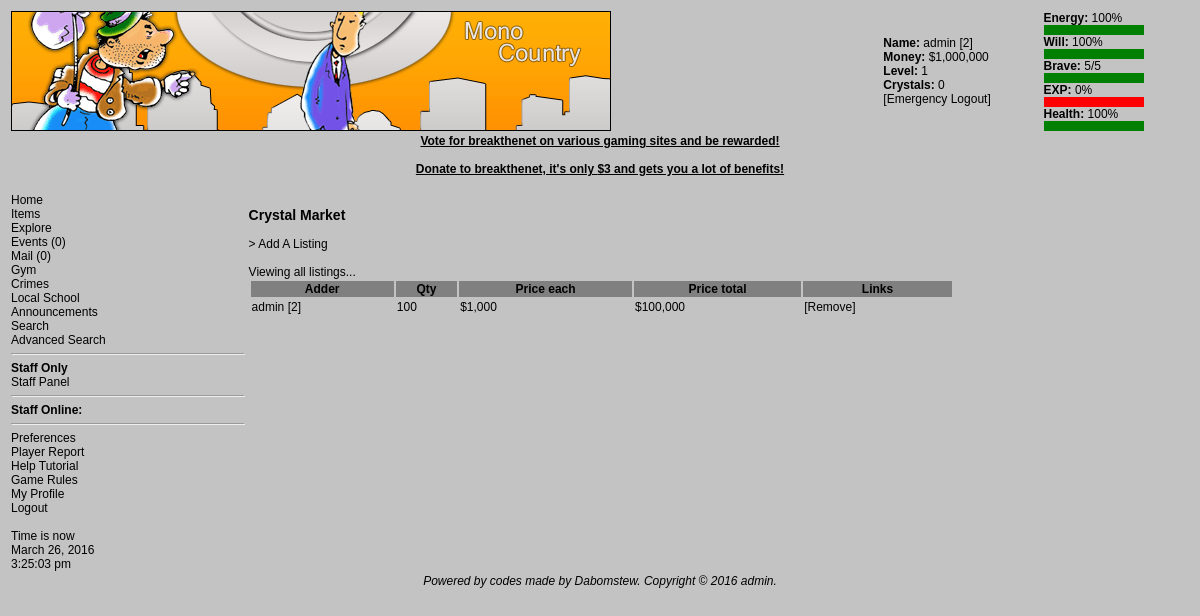
The page /cmarket.php (signed in) on the database its author committed.
### tables this page shows
CREATE TABLE `crystalmarket` (
  `cmID` int(11) NOT NULL AUTO_INCREMENT,
  `cmQTY` int(11) NOT NULL DEFAULT '0',
  `cmADDER` int(11) NOT NULL DEFAULT '0',
  `cmPRICE` int(11) NOT NULL DEFAULT '0',
  PRIMARY KEY (`cmID`)
);

CREATE TABLE `users` (
  `userid` int(11) NOT NULL AUTO_INCREMENT,
  `username` varchar(255) NOT NULL DEFAULT '',
  `userpass` varchar(255) NOT NULL DEFAULT '',
  `level` int(11) NOT NULL DEFAULT '0',
  `exp` decimal(11,4) NOT NULL DEFAULT '0.0000',
  `money` int(11) NOT NULL DEFAULT '0',
  `crystals` int(11) NOT NULL DEFAULT '0',
  `laston` int(11) NOT NULL DEFAULT '0',
  `lastip` varchar(255) NOT NULL DEFAULT '',
  `energy` int(11) NOT NULL DEFAULT '0',
  `will` int(11) NOT NULL DEFAULT '0',
  `maxwill` int(11) NOT NULL DEFAULT '0',
  `brave` int(11) NOT NULL DEFAULT '0',
  `maxbrave` int(11) NOT NULL DEFAULT '0',
  `maxenergy` int(11) NOT NULL DEFAULT '0',
  `hp` int(11) NOT NULL DEFAULT '0',
  `maxhp` int(11) NOT NULL DEFAULT '0',
  `lastrest_life` int(11) NOT NULL DEFAULT '0',
  `lastrest_other` int(11) NOT NULL DEFAULT '0',
  `location` int(11) NOT NULL DEFAULT '0',
  `hospital` int(11) NOT NULL DEFAULT '0',
  `jail` int(11) NOT NULL DEFAULT '0',
  `fedjail` int(11) NOT NULL DEFAULT '0',
  `user_level` int(11) NOT NULL DEFAULT '1',
  `gender` enum('Male','Female') NOT NULL DEFAULT 'Male',
  `daysold` int(11) NOT NULL DEFAULT '0',
  `signedup` int(11) NOT NULL DEFAULT '0',
  `course` int(11) NOT NULL DEFAULT '0',
  `cdays` int(11) NOT NULL DEFAULT '0',
  `donatordays` int(11) NOT NULL DEFAULT '0',
  `email` varchar(255) NOT NULL DEFAULT '',
  `login_name` varchar(255) NOT NULL DEFAULT '',
  `display_pic` text NOT NULL,
  `duties` varchar(255) NOT NULL DEFAULT 'N/A',
  `bankmoney` int(11) NOT NULL DEFAULT '0',
  `cybermoney` int(11) NOT NULL DEFAULT '-1',
  `staffnotes` longtext NOT NULL,
  `mailban` int(11) NOT NULL DEFAULT '0',
  `mb_reason` varchar(255) NOT NULL DEFAULT '',
  `hospreason` varchar(255) NOT NULL DEFAULT '',
  `pass_salt` varchar(8) NOT NULL DEFAULT '',
  PRIMARY KEY (`userid`)
);

### cmarket.php (the view, shortened to what this page needs)
<?php
$userid = $_SESSION['userid'];
require "header.php";
global $c;
print "<h3>Crystal Market</h3>";
switch ($_GET['action'])
{
default:
    cmarket_index();
    break;
}
function cmarket_index()
{
    global $ir, $c, $userid, $h;
    print
            "<a href='cmarket.php?action=add'>&gt; Add A Listing</a><br /><br />
Viewing all listings...
<table width=75%> <tr style='background:gray'> <th>Adder</th> <th>Qty</th> <th>Price each</th> <th>Price total</th> <th>Links</th> </tr>";
    $q =
            mysql_query(
                    "SELECT cm.*, u.* FROM crystalmarket cm LEFT JOIN users u ON u.userid=cm.cmADDER ORDER BY cmPRICE/cmQTY ASC",
                    $c);
    while ($r = mysql_fetch_array($q))
    {
        if ($r['cmADDER'] == $userid)
        {
            $link =
                    "<a href='cmarket.php?action=remove&ID={$r['cmID']}'>Remove</a>";
        }
        else
        {
            $link =
                    "<a href='cmarket.php?action=buy&ID={$r['cmID']}'>Buy</a>";
        }
        $each = (int) $r['cmPRICE'] / $r['cmQTY'];
        print
                "\n<tr> <td><a href='viewuser.php?u={$r['userid']}'>{$r['username']}</a> [{$r['userid']}]</td> <td>{$r['cmQTY']}</td> <td> \$"
                        . number_format($each) . "</td> <td>\$"
                        . number_format($r['cmPRICE'])
                        . "</td> <td>[$link]</td> </tr>";
    }
    print "</table>";
}

### css/game.css (style rules this page uses)
body { font-family: helvetica, arial, geneva, sans-serif; font-size: 9pt; color: black; scrollbar-base-color: #005B70; scrollbar-arrow-color: #F3960B; scrollbar-DarkShadow-Color: #000000; }
a:visited,a:active,a:hover,a:link { color: black; text-decoration: none; }
table,tr,td { font-family: helvetica, arial, geneva, sans-serif; font-size: 9pt; }

### rows shown on the page
crystalmarket: users.username "admin", users.userid "2", cmQTY "100", each "1,000", cmPRICE "100,000"

### other values the page prints
$u "admin"
$ir['userid'] "2"
$fm "$1,000,000"
$ir['level'] "1"
$ir['crystals'] "0"
$enperc "100"
$wiperc "100"
$ir['brave'] "5"
$ir['maxbrave'] "5"
$experc "0"
$hpperc "100"
